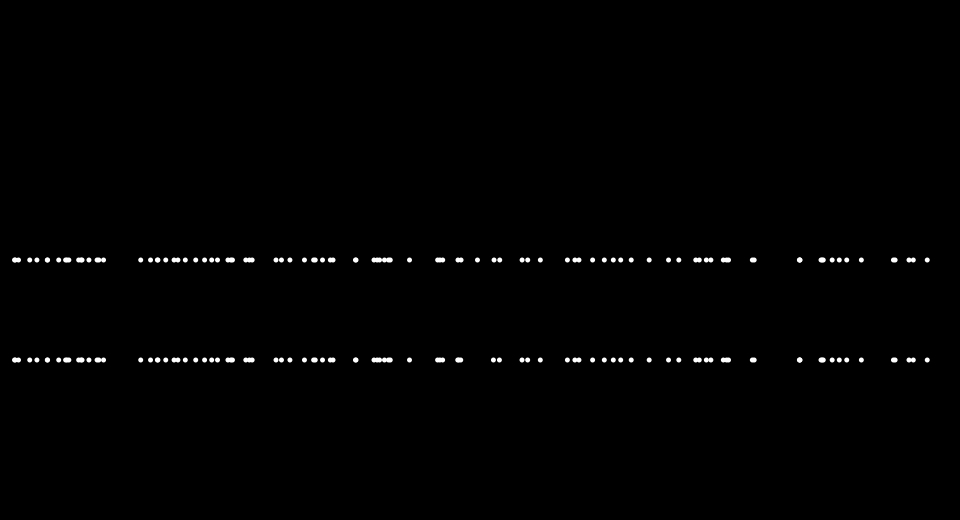
Frame 1 (no input)
Frame 60 (the mouse pressed at the canvas centre just before this capture): identical to frame 1, image omitted
Frame 120 (the mouse held since frame 60 and released just before this capture): identical to frame 1, image omitted

The Processing sketch that drew this single still picture (run headless with seeded random() and noise(); from frame 60 on, the mouse is pressed at the canvas centre):

// Processing sketch: nightskygenerator
// ── nightskygenerator.pde
//CelestialBody[] bodies = new CelestialBody[500];

//void setup(){
//  size(960,520);
//  background(0);
//  noStroke();
  
//  for(int i = 0; i < bodies.length; i++){
//    bodies[i] = new Star(random(2*PI), random(10, width), random(1,7), (int)random(0,255));
//  }
  
//  for(int i = 0; i < 3; i++){
//    bodies[i] = new Cloud(random(2*PI), random(100,width), random(PI/2), random(100), random(0,50));
//  }
  
//}

//float orient = 0;
//void draw(){
//  background(0);
//  translate(width/2, height);
//  for(CelestialBody body : bodies){
//    body.display(orient);
//  }
//  orient += 0.01;
  
//  Twinkle();
  
//  println(frameRate);
//}



//void Twinkle(){
//  loadPixels();
//  for(int i = 0; i < pixels.length-10-width; i += 10){
//    int temp = pixels[i];
//    for(int j = 1; j < 10; j++){
//      pixels[i+j] = pixels[i+j+1];
//    }
//    pixels[i+11] = temp;
    
//    for(int j = 1; j < 2; j++){
//      pixels[i+j*width] = pixels[i+j*width+1];
//    }
//    pixels[i+11] = temp;
//  }
//  updatePixels();
  
//}

// ── CelestialBody.pde

abstract class CelestialBody {
  
  float theta, r;
  
  CelestialBody (float thetaIn, float rIn){
    theta = thetaIn;
    r = rIn;
  }
  
  abstract void display(float orientation);
  
}

// ── Cloud.pde

class Cloud extends CelestialBody {
  
  float sweep, thickness, brightness;
  float[][] buildingCircles;
  
  Cloud (float thetaIn, float rIn, float sweepIn, float thicknessIn, float brightnessIn){
    super(thetaIn, rIn);
    sweep = sweepIn;
    thickness = thicknessIn;
    brightness = brightnessIn;
    buildingCircles = new float[(int)(sweep*thickness*20)][3];
    for(int i = 0; i < buildingCircles.length; i++){
      buildingCircles[i][0] = r + random(thickness);
      buildingCircles[i][1] = theta + random(sweep);
      buildingCircles[i][2] = brightness + random(-50,50);
    }
    
    for(int i = 0; i < buildingCircles.length; i++){ // dots[i][0] / (dots[i][0] - midpoint) + midpoint
      buildingCircles[i][0] = buildingCircles[i][0] / (buildingCircles[i][0] - (r+thickness/2)) + (r+thickness/2);
      //buildingCircles[i][1] = buildingCircles[i][1] / (buildingCircles[i][1] - (theta+sweep/2)) + (theta+sweep/2);
    }
    
  }
  
  void display(float orientation){
    for(int i = 0; i < buildingCircles.length; i++){
      fill(buildingCircles[i][2]);
      float x = buildingCircles[i][0] * cos(buildingCircles[i][1] + orientation);
      float y = buildingCircles[i][0] * sin(buildingCircles[i][1] + orientation);
      circle(x, y, 5);
    }
    
  }
}

// ── DistributionTesting.pde
//needs to be commented out after use testing
float[][] dots = new float[100][2];

void setup(){
  size(960,520);
  background(0);
  noStroke();
  
  for(int i = 0; i < dots.length; i++){
    dots[i][0] = random(width);
    dots[i][1] = height/2; //random(height/4);
  }
  
  for(int i = 0; i < dots.length; i++){
    circle(dots[i][0], dots[i][1], 5);
  }
  
  for(int i = 0; i < dots.length; i++){
    float midpoint = width/2;
    dots[i][0] = dots[i][0] - (dots[i][0] / pow((dots[i][0] - midpoint) * 2, 2)); // (x-midpoint)(x+midpoint) + midpoint^2
    println(dots[i][0]);
  }
  
  for(int i = 0; i < dots.length; i++){
    circle(dots[i][0], dots[i][1]+100, 5);
  }
  
}

void draw(){
  
  
  
}
